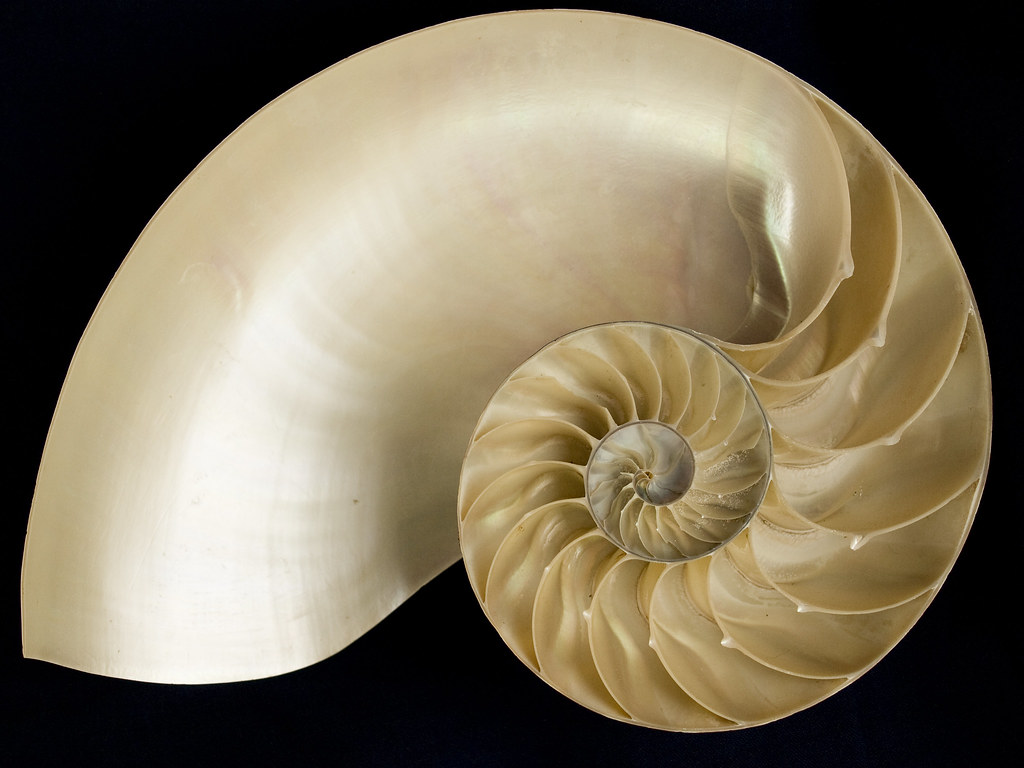
#> input picture spiral.jpg, 1024 x 768 px
$ python multiple_contour.py
#> lines starting #> are read from the running program, lines starting #| are printed output that depends on the picture; after the words box and inside, x2 and y2 are one past the last pixel; in counts of white or black regions, pixels touching at a corner belong together
import cv2
import numpy as np
import matplotlib.pyplot as plt # 最終結果の表示にのみ使用

# --- ★ ユーザー設定項目 ★ ---
# 最初に輪郭を探して番号付き画像を保存する場合は 'FIND' に設定
# 番号を確認した後、特定の輪郭でフィッティングする場合は 'FIT' に設定
ANALYSIS_MODE = 'FIND'
# ANALYSIS_MODE = 'FIT' # こちらのコメントを外して実行

# 'FIT'モードの時に、分析したい輪郭の番号を指定
SELECTED_CONTOUR_INDEX = 0


# [56 lines left out: function run_fitting_process, not called in this run]


# --- メインの実行部分 ---
if __name__ == '__main__':
    image_path = 'spiral.jpg'
    original_image = cv2.imread(image_path)
#> original_image is the input picture: shape (768, 1024, 3); mean B, G, R 91.2, 113.3, 124

    if original_image is None:
        print(f"エラー: 画像ファイル '{image_path}' が見つかりません。")
    else:
        # 輪郭抽出はどちらのモードでも共通
        gray = cv2.cvtColor(original_image, cv2.COLOR_BGR2GRAY)
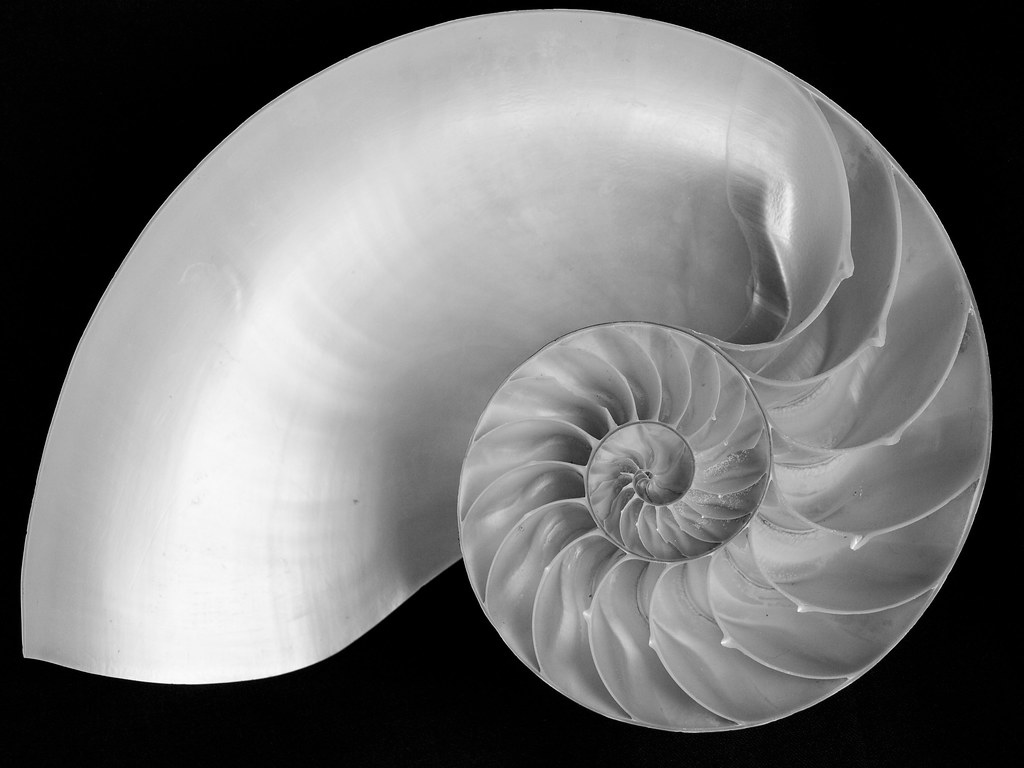
#> gray: shape (768, 1024); min 0, max 254, mean 114
        blurred = cv2.GaussianBlur(gray, (5, 5), 0)
        edges = cv2.Canny(blurred, 50, 150)
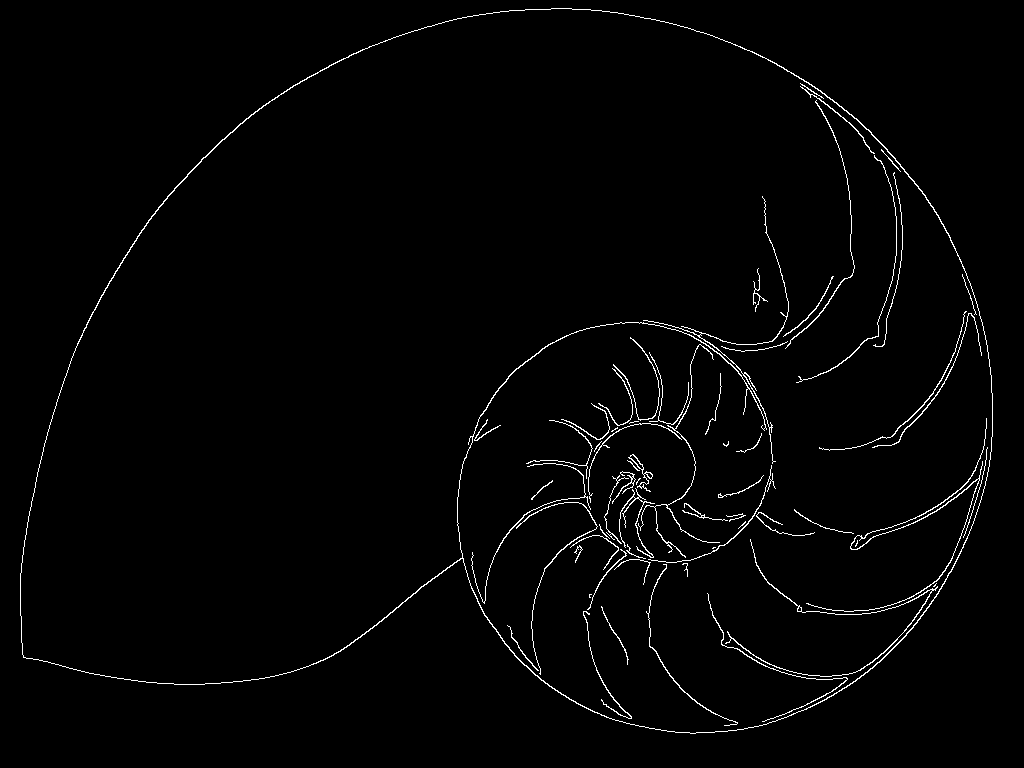
#> edges: shape (768, 1024); 1.6% white in thin lines or dots, all inside (x1, y1, x2, y2) = (20, 8, 993, 734)
        # RETR_CCOMPで階層構造を保持して抽出
        contours, hierarchy = cv2.findContours(edges, cv2.RETR_CCOMP, cv2.CHAIN_APPROX_SIMPLE)
#> contours = 72 contours, 35 with area under 20; largest, box (x1, y1, x2, y2) and area: (20, 8, 993, 734) 530260, (20, 8, 993, 734) 529382, (725, 539, 938, 677) 158, (806, 418, 987, 612) 152, (628, 454, 653, 492) 118

        # 面積でソートし、ノイズの可能性が高い小さい輪郭を除外
        min_area = 100
        valid_contours = []
        for i, contour in enumerate(contours):
            if cv2.contourArea(contour) > min_area:
                valid_contours.append(contour)
#> this loop made 72 passes
#> contour on passes 13, 35: [[580, 549], [581, 548], [582, 549], [581, 550]], [[631, 477], [632, 476], [633, 477], [632, 478]]
#> after the loop, valid_contours = 5 contours; box (x1, y1, x2, y2) and area: (20, 8, 993, 734) 530260, (20, 8, 993, 734) 529382, (725, 539, 938, 677) 158, (806, 418, 987, 612) 152, (628, 454, 653, 492) 118

        # 面積の大きい順にソート
        valid_contours.sort(key=cv2.contourArea, reverse=True)
        print(f"有効な輪郭が {len(valid_contours)} 個見つかりました。")
#| 有効な輪郭が 5 個見つかりました。

        if ANALYSIS_MODE == 'FIND':
            print("モード: FIND - 輪郭に番号を付けて画像を保存します。")

            image_with_numbers = original_image.copy()
            for i, contour in enumerate(valid_contours):
                # 輪郭を描画
                color = (np.random.randint(0,255), np.random.randint(0,255), np.random.randint(0,255))
                cv2.drawContours(image_with_numbers, [contour], -1, color, 2)

                # 番号を描画
                M = cv2.moments(contour)
                if M["m00"] != 0:
                    cx = int(M["m10"] / M["m00"])
                    cy = int(M["m01"] / M["m00"])
                    cv2.putText(image_with_numbers, str(i), (cx, cy), cv2.FONT_HERSHEY_SIMPLEX, 0.7, (0, 0, 0), 3, cv2.LINE_AA)
                    cv2.putText(image_with_numbers, str(i), (cx, cy), cv2.FONT_HERSHEY_SIMPLEX, 0.7, (255, 255, 255), 2, cv2.LINE_AA)
#> this loop made 5 passes
#> (color, cx, cy) on passes 1 to 5: ((172, 47, 117), 524, 381), ((192, 67, 251), 524, 381), ((195, 103, 9), 830, 619), ((211, 21, 242), 931, 522), ((36, 87, 70), 639, 466)
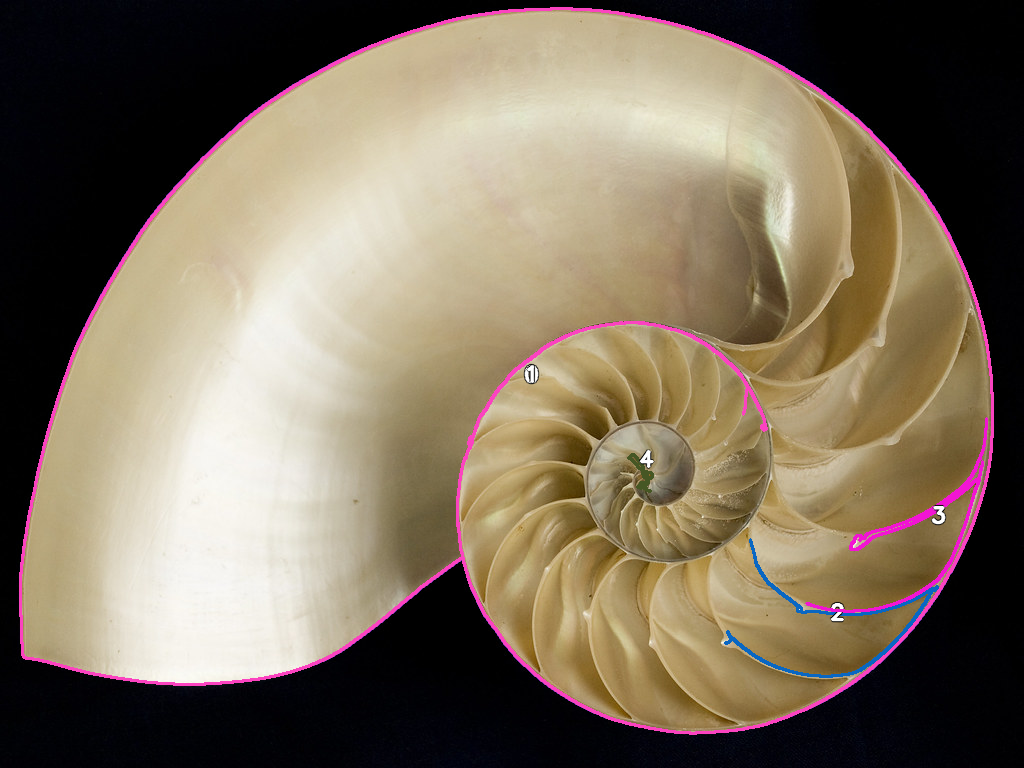
#> image_with_numbers: shape (768, 1024, 3); 2.3% of pixels changed, all inside (x1, y1, x2, y2) = (19, 7, 994, 735)

            output_filename = 'contours_with_ids.jpg'
            cv2.imwrite(output_filename, image_with_numbers)
            print(f"番号付きの輪郭画像を '{output_filename}' に保存しました。")
            print("画像を開いて分析したい輪郭の番号を確認し、SELECTED_CONTOUR_INDEXを書き換えて、モードを'FIT'にして再度実行してください。")

        elif ANALYSIS_MODE == 'FIT':
            print(f"モード: FIT - 輪郭番号 {SELECTED_CONTOUR_INDEX} を選択して分析します。")
            if 0 <= SELECTED_CONTOUR_INDEX < len(valid_contours):
                selected_contour = valid_contours[SELECTED_CONTOUR_INDEX]

                # フィッティング処理を実行する関数を呼び出し
                original_image_rgb = cv2.cvtColor(original_image, cv2.COLOR_BGR2RGB)
                run_fitting_process(selected_contour, original_image_rgb)
            else:
                print(f"エラー: 指定された番号 {SELECTED_CONTOUR_INDEX} は無効です。0から{len(valid_contours)-1}の範囲で指定してください。")
